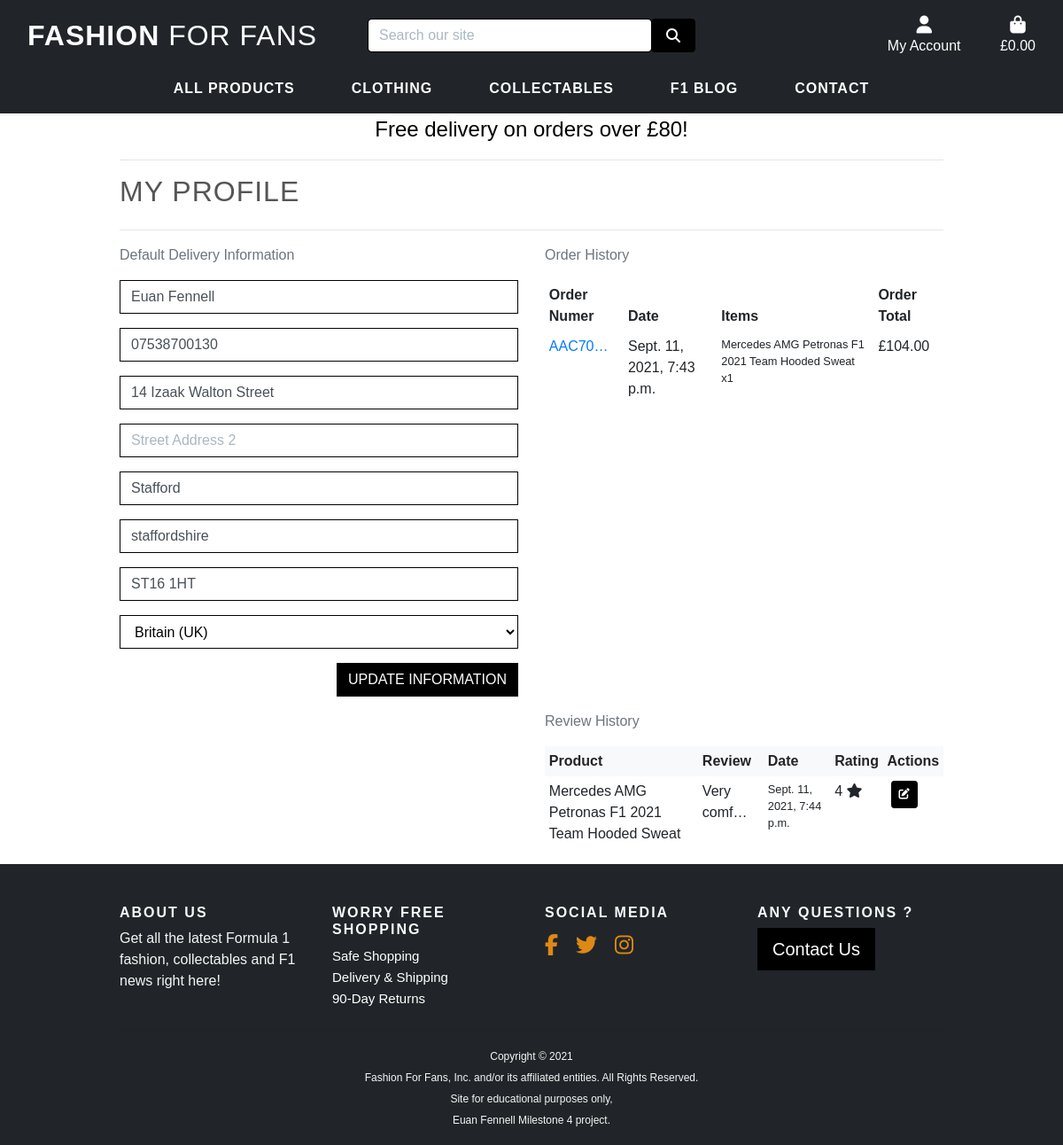
Screenshot of /profile/ (signed in) with the database file from the repository.
### profiles/models.py (models this page shows, shortened)
class UserProfile(models.Model):
    user = models.OneToOneField(User, on_delete=models.CASCADE)
    default_full_name = models.CharField(
        max_length=80, null=True, blank=True)
    default_phone_number = models.CharField(
        max_length=20, null=True, blank=True)
    default_street_address1 = models.CharField(
        max_length=80, null=True, blank=True)
    default_street_address2 = models.CharField(
        max_length=80, null=True, blank=True)
    default_town_or_city = models.CharField(
        max_length=40, null=True, blank=True)
    default_county = models.CharField(
        max_length=80, null=True, blank=True)
    default_postcode = models.CharField(
        max_length=20, null=True, blank=True)
    default_country = CountryField(
        blank_label='Country ', null=True, blank=True)

### checkout/models.py (models this page shows, shortened)
class Order(models.Model):
    order_number = models.CharField(max_length=32, null=False, editable=False)
    user_profile = models.ForeignKey(UserProfile, on_delete=models.SET_NULL,
                                     null=True, blank=True,
                                     related_name='orders')
    full_name = models.CharField(max_length=50, null=False, blank=False)
    email = models.EmailField(max_length=254, null=False, blank=False)
    phone_number = models.CharField(max_length=20, null=False, blank=False)
    country = CountryField(blank_label='Country *', null=False, blank=False)
    postcode = models.CharField(max_length=20, null=True, blank=True)
    town_or_city = models.CharField(max_length=40, null=False, blank=False)
    street_address1 = models.CharField(max_length=80, null=False, blank=False)
    street_address2 = models.CharField(max_length=80, null=True, blank=True)
    county = models.CharField(max_length=80, null=True, blank=True)
    date = models.DateTimeField(auto_now_add=True)
    delivery_cost = models.DecimalField(max_digits=6, decimal_places=2,
                                        null=False, default=0)
    order_total = models.DecimalField(max_digits=10, decimal_places=2,
                                      null=False, default=0)
    grand_total = models.DecimalField(max_digits=10, decimal_places=2,
                                      null=False, default=0)
    original_bag = models.TextField(null=False, blank=False, default='')
    stripe_pid = models.CharField(max_length=254, null=False,
                                  blank=False, default='')

class OrderLineItem(models.Model):
    order = models.ForeignKey(Order, null=False, blank=False, on_delete=models.CASCADE, related_name='lineitems')
    product = models.ForeignKey(Product, null=False, blank=False, on_delete=models.CASCADE)
    product_size = models.CharField(max_length=2, null=True, blank=True)  # XS, S, M, L, XL
    quantity = models.IntegerField(null=False, blank=False, default=0)
    lineitem_total = models.DecimalField(max_digits=6, decimal_places=2, null=False, blank=False, editable=False)

### products/models.py (models this page shows, shortened)
class Product(models.Model):
    Sizes = (('XS', 'X-Small'), ('S', 'Small'), ('M', 'Medium'),
             ('L', 'Large'), ('XL', 'X-Large'))
    INTEGER_QTY = [tuple([x, x]) for x in range(1, 2500)]
    category = models.ForeignKey(
        'Category', null=True, blank=True, on_delete=models.SET_NULL)
    team = models.ForeignKey(
        'Team', null=True, blank=True, on_delete=models.SET_NULL)
    sku = models.CharField(max_length=254, null=True, blank=True)
    name = models.CharField(max_length=254)
    description = models.TextField()
    has_sizes = models.BooleanField(default=False, null=True, blank=True)
    size = MultiSelectField(choices=Sizes, null=True, blank=True)
    qty = models.IntegerField(default='5')
    price = models.DecimalField(max_digits=6, decimal_places=2)
    image_url = models.URLField(max_length=1024, null=True, blank=True)
    image = models.ImageField(null=True, blank=True)
    def __str__(self):
        return self.name

class Review(models.Model):
    product = models.ForeignKey(
        Product,
        on_delete=models.CASCADE,
        related_name='reviews')
    rating = models.IntegerField(
        choices=INTEGER_CHOICES, default='5')
    reviewer = models.ForeignKey(
        User, on_delete=models.CASCADE)
    date = models.DateTimeField(
        auto_now_add=True)
    review_title = models.CharField(
        max_length=50, null=False,
        blank=False)
    review = models.TextField(
        max_length=1024, null=False,
        blank=False)

### profiles/views.py (the view)
# urls.py: path('profile/', include('profiles.urls')),
@login_required
def profile(request):
    profile = get_object_or_404(UserProfile, user=request.user)
    if request.method == 'POST':
        form = UserProfileForm(request.POST, instance=profile)
        if form.is_valid():
            form.save()
            messages.success(request, 'Profile updated seccessfully')
        else:
            messages.error(request,
                           'Upadte failed. Please ensure the for is valid')
    else:
        form = UserProfileForm(instance=profile)
    orders = profile.orders.all()
    reviews = Review.objects.filter(reviewer=request.user)
    template = 'profiles/profile.html'
    context = {
        'form': form,
        'orders': orders,
        'reviews': reviews,
        'on_profile_page': True,
    }
    return render(request, template, context)

### profiles/forms.py
class UserProfileForm(forms.ModelForm):
    class Meta:
        model = UserProfile
        exclude = ('user',)
    def __init__(self, *args, **kwargs):
        super().__init__(*args, **kwargs)
        placeholders = {
            'default_full_name': 'Full Name',
            'default_phone_number': 'Phone Number',
            'default_street_address1': 'Street Address 1',
            'default_street_address2': 'Street Address 2',
            'default_town_or_city': 'Town or City',
            'default_postcode': 'Postal Code',
            'default_county': 'County, State or Locality',
        }
        self.fields['default_phone_number'].widget.attrs['autofocus'] = True
        for field in self.fields:
            if field != 'default_country':
                if self.fields[field].required:
                    placeholder = f'{placeholders[field]} *'
                else:
                    placeholder = placeholders[field]
                self.fields[field].widget.attrs['placeholder'] = placeholder
            self.fields[field].widget.attrs['class'] = 'border-black rounded-0 profile-form-input'
            self.fields[field].label = False

### bag/contexts.py (called while the page is built, shortened)
def bag_contents(request):
    bag_items = []
    total = 0
    product_count = 0
    bag = request.session.get('bag', {})
    if total < settings.FREE_DELIVERY_THRESHOLD:
        delivery = total * Decimal(settings.STANDARD_DELIVERY_PERCENTAGE/100)
        free_delivery_delta = settings.FREE_DELIVERY_THRESHOLD - total
    else:
        delivery = 0
        free_delivery_delta = 0
    grand_total = delivery + total
    context = {
        'bag_items': bag_items,
        'total': total,
        'product_count': product_count,
        'delivery': delivery,
        'free_delivery_delta': free_delivery_delta,
        'free_delivery_threshold': settings.FREE_DELIVERY_THRESHOLD,
        'grand_total': grand_total,
    }
    return context

### profiles/templates/profiles/profile.html (shortened to what this page needs)
{% extends "base.html" %}
{% load static %}
{% block extra_css %}
    <link rel="stylesheet" href="{% static 'profiles/css/profile.css' %}">
{% endblock %}
{% block page_header %}
    <div class="container header-container">
    </div>
{% endblock %}
{% block content %}
    <div class="overlay"></div>
    <div class="container">
        <div class="row">
            <div class="col">
                <hr>
                <h2 class="logo-font product-title mb-4">My Profile</h2>
                <hr>
            </div>
        </div>
        <div class="row">
            <div class="col-12 col-lg-6">
                <p class="text-muted">Default Delivery Information</p>
                <form action="{% url 'profile' %}" class="mt-3 mb-3" method="POST" id="profile-update-form">
                    {{ form|crispy }}
                    <button class="btn btn-outline-white rounded-0 text-uppercase float-right mb-3">Update Information</button>
                </form>
            </div>
            <div class="col-12 col-lg-6">
                <p class="text-muted">Order History</p>
                <div class="order-history table-responsive">
                    <table class="table table-sm table-borderless">
                        <thead>
                            <tr>
                                <th>Order Numer</th>
                                <th>Date</th>
                                <th>Items</th>
                                <th>Order Total</th>
                            </tr>
                        </thead>
                        <tbody>
                            {% for order in orders %}
                                <tr>
                                    <td>
                                        <a href="{% url 'order_history' order.order_number %}"
                                           title="{{ order.order_number }}">
                                           {{ order.order_number|truncatechars:6 }}
                                        </a>
                                    </td>
                                    <td>{{ order.date }}</td>
                                    <td>
                                        <ul class="list-unstyled">
                                            {% for item in order.lineitems.all %}
                                                <li class="small">
                                                    {{ item.product.name }} x{{ item.quantity}}
                                                </li>
                                            {% endfor %}
                                        </ul>
                                    </td>
                                    <td>£{{ order.grand_total }}</td>
                                </tr>
                            {% endfor %}
                        </tbody>
                    </table>
                </div>
            </div>
        </div>
        <div class="row justify-content-end">
            <div class="col-sm-12 col-lg-6">
                <p class="text-muted">Review History</p>
                <div class="order-history table-responsive">
                    <table class="table table-sm table-borderless">
                        <thead>
                            <tr class="bg-light">
                                <th>Product</th>
                                <th>Review</th>
                                <th>Date</th>
                                <th>Rating</th>
                                <th>Actions</th>
                            </tr>
                        </thead>
                        {% for review in reviews %}
                        <tbody>
                            <tr>
                                <td>
                                    {{ review.product }}
                                </td>
                                <td>
                                    {{ review.review|truncatechars:10 }}
                                </td>
                                <td>
                                    <p class="small">{{ review.date }}</p>
                                </td>
                                <td>{{ review.rating }} <i class="fas fa-star"></i></td>
                                <td class="d-flex align-items-start">
                                    <a href="{% url 'edit_review' review.id %}" class=" btn btn-outline-white btn-sm mx-1" aria-label="edit"></a>
                                </td>
                            </tr>
                        </tbody>
                        {% endfor %}
                    </table>
                </div>
            </div>
        </div>
    </div>
{% endblock %}

### static/css/base.css (style rules this page uses)
:root { --main-font-color-dark: #555; }
:root { --body-font: 'Monserrat', sans-serif; --h1-font-size: 2.5rem; --h2-font-size: 2.3rem; --small-font-size: 0.75rem; --normal-font-size: 0.93rem; --medium-font-size: 1.2rem; --large-font-size: 2.7rem; }
@media screen and (min-width: 768px) { :root { --h1-font-size: 4.5rem; --h2-font-size: 3.56rem; --small-font-size: 0.813rem; --normal-font-size: 1rem; --large-font-size: 10rem; } }
html { height: 100%; scroll-behavior: smooth; }
body { background: linear-gradient(to bottom, rgba(0,0,0,0.6), rgba(0,0,0,0.6)), url('/media/home-image-alt.png') no-repeat center center fixed; -webkit-background-size: cover; -moz-background-size: cover; -o-background-size: cover; background-size: cover; height: calc(100vh - 164px); color: #f5f5f5; font-family: var(--body-font); }
p { font-size: var(--normal-font-size); }
ul { margin: 0; padding: 0; list-style: none; }
a { text-decoration: none !important; }
.logo-font { text-transform: uppercase; letter-spacing: 1px; }
.btn-outline-white { background: black; color: white !important; border: 1px solid black; }
.border-black { border: 1px solid black !important; }
.overlay { height: 100%; width: 100%; top: 0; left: 0; position: fixed; background: #fff; z-index: -1; }
.product-title { color: #555; text-transform: uppercase; letter-spacing: 1px; }
@media (min-width: 1200px) { .container { max-width: 80%; } }
@media (min-width: 992px) { .header-container { padding-top: 164px; } }

### profiles/static/profiles/css/profile.css (style rules this page uses)
#profile-update-form input::placeholder { color: #aab7c4; }
#id_default_country, #id_default_country option:not(:first-child) { color: #000; }
.order-history { max-height: 416px; overflow-y: auto; }

### rows the page displays
UserProfile: default_full_name "Euan Fennell", default_phone_number "07538700130", default_street_address1 "14 Izaak Walton Street", default_town_or_city "Stafford", default_county "staffordshire", default_postcode "ST16 1HT", default_country "Britain (UK)"
Order: order_number "AAC70…", date "Sept. 11, 2021, 7:43 p.m.", grand_total "104.00"
OrderLineItem: product.name "Mercedes AMG Petronas F1 2021 Team Hooded Sweat", quantity "1"
Review: product "Mercedes AMG Petronas F1 2021 Team Hooded Sweat", review "Very comf…", date "Sept. 11, 2021, 7:44 p.m.", rating "4"

### other values shown
{{ free_delivery_threshold }} "80"
